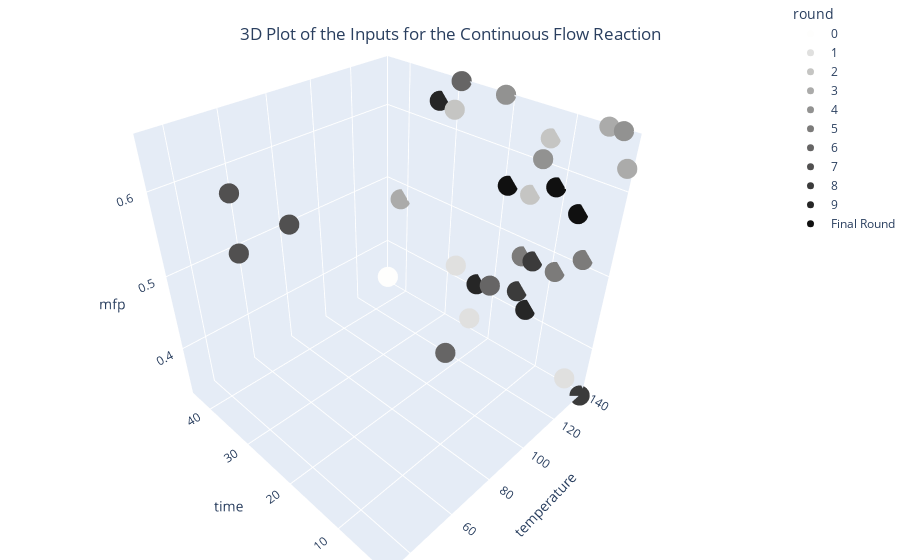
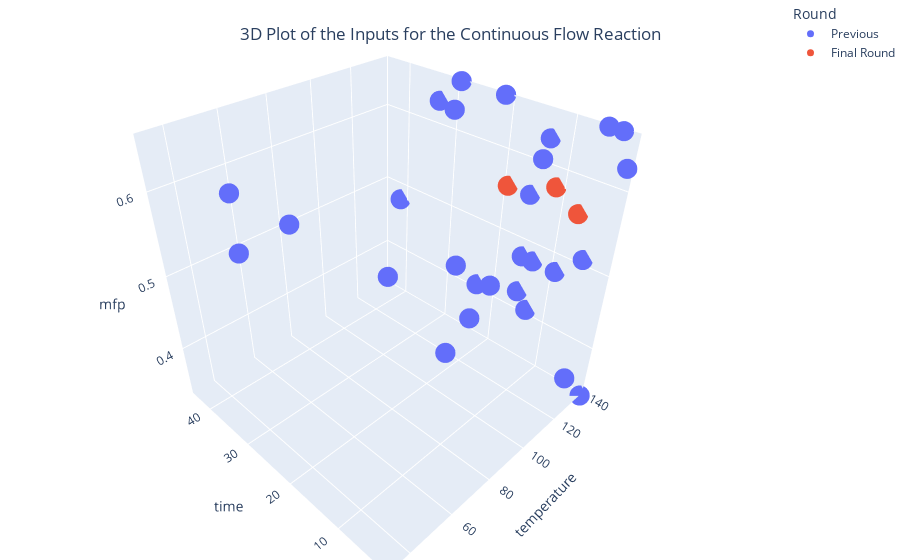

Source (notebook cell) for these figures, in order:
### Code cell
#convert csv into df

#df of reaction data
df = pd.read_csv('reaction.csv')

#Create a df to plot points 

#turn all pending data to NaN
df = df.replace('PENDING',pd.NaT)
#delete all the NaN data points 
df = df.dropna(axis=0)


#turn data from string to numeric (the pending made them strings)
df['production_rate_(g/hr)'] = df['production_rate_(g/hr)'].apply(pd.to_numeric)
df['yield'] = df['yield'].apply(pd.to_numeric)
#df['round'] = df['round'].apply(pd.to_numeric)
df = df.sort_values(by='round', ascending=True)

#print(df.iloc[10,6])
#length of results
results_length = []
#loop through all results (-1 means it is a result)
for i in range(len(df['priority']==-1)):
    results_length.append(i)
#max value of yield and production
max_value_yield = df['yield'].max()
max_value_production_rate = df['production_rate_(g/hr)'].max()

#convert to numpy array for plotting in plotly
pareto_x = df['yield'].to_numpy()
pareto_y =df['production_rate_(g/hr)'].to_numpy()


################################
fig_3d = px.scatter_3d(data_frame=df, x='temperature', y='time', z='mfp', color = 'round', hover_name = 'yield', hover_data = ['yield'],color_continuous_scale=px.colors.sequential.Greys,color_discrete_sequence= px.colors.sequential.gray_r)
fig_3d.update_traces(marker=dict(size=7))
fig_3d.update_layout(
    scene = dict(
        xaxis=dict(nticks=6,range=[140,30]),
        yaxis=dict(nticks=6,range=[45,1]),
        zaxis=dict(nticks=6,range=[0.33,0.66])
    ),
    title={
        'text': "3D Plot of the Inputs for the Continuous Flow Reaction",
        'y':0.9,
        'x':0.5,
        'xanchor': 'center',
        'yanchor': 'top'},
        title_y=0.95,
        margin=dict(l=0,r=0,b=0,t=1)
        )   
fig_3d.show() 

fig_3d.write_html("plots/3d_plots/final_round/3d_final_round.html")
if not os.path.exists("plots/3d_plots/final_round"):
    os.mkdir("plots/3d_plots/final_round")
for i in range(0,100):
    if not os.path.exists("plots/3d_plots/final_round/3d_final_round{}.png".format(i)):
        fig_3d.write_image("plots/3d_plots/final_round/3d_final_round{}.png".format(i))
        break
    else:
        print('iteration {} already exists'.format(i))


fig_3d_total = px.scatter_3d(data_frame=df, x='temperature', y='time', z='mfp', color = 'Round', hover_name = 'yield', hover_data = ['yield'],
)#color_continuous_scale=px.colors.sequential.Greys,color_discrete_sequence= px.colors.sequential.gray_r)
#fig_3d_total.add_trace((go.Scatter(df,x='temperature', y='time',z='mfp', name= 'Current Round',)))
fig_3d_total.update_traces(marker=dict(size=7))
#fig_3d_total.update_yaxes(range=[1,45])
#fig_3d_total.update_xaxes(range=[30,140])
fig_3d_total.update_layout(
    scene = dict(
        xaxis=dict(nticks=6,range=[140,30]),
        yaxis=dict(nticks=6,range=[45,1]),
        zaxis=dict(nticks=6,range=[0.33,0.66])
    ),
    title={
        'text': "3D Plot of the Inputs for the Continuous Flow Reaction",
        'y':0.9,
        'x':0.5,
        'xanchor': 'center',
        'yanchor': 'top'},
        title_y=0.95,
        margin=dict(l=0,r=0,b=0,t=1)
        )   
fig_3d_total.show() 


if not os.path.exists("plots/3d_plots"):
    os.mkdir("plots/3d_plots")
for i in range(0,100):
    if not os.path.exists("plots/3d_plots/3d_fig{}.png".format(i)):
        fig_3d_total.write_image("plots/3d_plots/3d_fig{}.png".format(i))
        break
    else:
        print('iteration {} already exists'.format(i))


fig_3d_yield = px.scatter_3d(data_frame=df, x='temperature', y='time', z='mfp', color = 'yield', hover_name = 'yield', hover_data = ['yield'],color_continuous_scale=px.colors.sequential.Greys,color_discrete_sequence= px.colors.sequential.gray_r)
fig_3d_yield.update_traces(marker=dict(size=7))
fig_3d_yield.update_layout(
  scene = dict(
        xaxis=dict(nticks=6,range=[140,30]),
        yaxis=dict(nticks=6,range=[45,1]),
        zaxis=dict(nticks=6,range=[0.33,0.66])
    ),
    title={
        'text': "3D Plot of the Inputs for the Continuous Flow Reaction",
        'y':0.9,
        'x':0.5,
        'xanchor': 'center',
        'yanchor': 'top'},
        title_y=0.95,
        margin=dict(l=0,r=0,b=0,t=1)
        )   
fig_3d_yield.show() 

if not os.path.exists("plots/3d_plots/final_round"):
    os.mkdir("plots/3d_plots/final_round")
for i in range(0,20):
    if not os.path.exists("plots/3d_plots/final_round/3d_final_round_yield{}.png".format(i)):
        fig_3d_yield.write_image("plots/3d_plots/final_round/3d_final_round_yield{}.png".format(i))
        break
    else:
        print('iteration {} already exists'.format(i))


fig_3d_production = px.scatter_3d(data_frame=df, x='temperature', y='time', z='mfp', color = 'production_rate_(g/hr)', hover_name = 'yield', hover_data = ['yield'],color_continuous_scale=px.colors.sequential.Greys,color_discrete_sequence= px.colors.sequential.gray_r)
fig_3d_production.update_traces(marker=dict(size=7))
fig_3d_production.update_layout(
   scene = dict(
        xaxis=dict(nticks=6,range=[140,30]),
        yaxis=dict(nticks=6,range=[45,1]),
        zaxis=dict(nticks=6,range=[0.33,0.66])
    ),
    title={
        'text': "3D Plot of the Inputs for the Continuous Flow Reaction",
        'y':0.9,
        'x':0.5,
        'xanchor': 'center',
        'yanchor': 'top'},
        title_y=0.95,
        margin=dict(l=0,r=0,b=0,t=1)
        )   
fig_3d_production.show() 

if not os.path.exists("plots/3d_plots/final_round"):
    os.mkdir("plots/3d_plots/final_round")
for i in range(0,100):
    if not os.path.exists("plots/3d_plots/final_round/3d_final_round_production{}.png".format(i)):
        fig_3d_production.write_image("plots/3d_plots/final_round/3d_final_round_production{}.png".format(i))
        break
    else:
        print('iteration {} already exists'.format(i))

### Figure 1 — Plotly figure (JSON) as saved in the notebook; plotly's stock layout.template omitted (floating-point values rounded to 4 significant figures)
{"data": [{"customdata": [[17.78], [15.23], [13.92], [13.21]], "hovertemplate": "<b>%{hovertext}</b><br><br>round=0<br>temperature=%{x}<br>time=%{y}<br>mfp=%{z}<br>yield=%{customdata[0]}<extra></extra>", "hovertext": [17.78, 15.23, 13.92, 13.21], "legendgroup": "0", "marker": {"color": "rgb(254, 254, 253)", "size": 7, "symbol": "circle"}, "mode": "markers", "name": "0", "scene": "scene", "showlegend": true, "type": "scatter3d", "x": [85, 85, 85, 85], "y": [23, 23, 23, 23], "z": [0.5, 0.5, 0.5, 0.5]}, {"customdata": [[77.16], [21.22], [56.93]], "hovertemplate": "<b>%{hovertext}</b><br><br>round=1<br>temperature=%{x}<br>time=%{y}<br>mfp=%{z}<br>yield=%{customdata[0]}<extra></extra>", "hovertext": [77.16, 21.22, 56.93], "legendgroup": "1", "marker": {"color": "rgb(224, 224, 223)", "size": 7, "symbol": "circle"}, "mode": "markers", "name": "1", "scene": "scene", "showlegend": true, "type": "scatter3d", "x": [135, 132, 123], "y": [23, 3, 23], "z": [0.36, 0.36, 0.46]}, {"customdata": [[87.6], [70.98], [67.86]], "hovertemplate": "<b>%{hovertext}</b><br><br>round=2<br>temperature=%{x}<br>time=%{y}<br>mfp=%{z}<br>yield=%{customdata[0]}<extra></extra>", "hovertext": [87.6, 70.98, 67.86], "legendgroup": "2", "marker": {"color": "rgb(197, 197, 195)", "size": 7, "symbol": "circle"}, "mode": "markers", "name": "2", "scene": "scene", "showlegend": true, "type": "scatter3d", "x": [135, 138, 138], "y": [29, 13, 15], "z": [0.63, 0.63, 0.56]}, {"customdata": [[81.59], [41.12], [9.252]], "hovertemplate": "<b>%{hovertext}</b><br><br>round=3<br>temperature=%{x}<br>time=%{y}<br>mfp=%{z}<br>yield=%{customdata[0]}<extra></extra>", "hovertext": [81.59, 41.12, 9.252], "legendgroup": "3", "marker": {"color": "rgb(171, 171, 170)", "size": 7, "symbol": "circle"}, "mode": "markers", "name": "3", "scene": "scene", "showlegend": true, "type": "scatter3d", "x": [138, 138, 135], "y": [41, 5, 1], "z": [0.48, 0.66, 0.63]}, {"customdata": [[85.86], [26.38], [62.9]], "hovertemplate": "<b>%{hovertext}</b><br><br>round=4<br>temperature=%{x}<br>time=%{y}<br>mfp=%{z}<br>yield=%{customdata[0]}<extra></extra>", "hovertext": [85.86, 26.38, 62.9], "legendgroup": "4", "marker": {"color": "rgb(146, 146, 145)", "size": 7, "symbol": "circle"}, "mode": "markers", "name": "4", "scene": "scene", "showlegend": true, "type": "scatter3d", "x": [138, 138, 135], "y": [21, 3, 13], "z": [0.66, 0.66, 0.61]}, {"customdata": [[32.96], [66.05], [51.14]], "hovertemplate": "<b>%{hovertext}</b><br><br>round=5<br>temperature=%{x}<br>time=%{y}<br>mfp=%{z}<br>yield=%{customdata[0]}<extra></extra>", "hovertext": [32.96, 66.05, 51.14], "legendgroup": "5", "marker": {"color": "rgb(124, 123, 122)", "size": 7, "symbol": "circle"}, "mode": "markers", "name": "5", "scene": "scene", "showlegend": true, "type": "scatter3d", "x": [138, 138, 138], "y": [5, 15, 9], "z": [0.51, 0.48, 0.48]}, {"customdata": [[86.31], [1.61], [1.73]], "hovertemplate": "<b>%{hovertext}</b><br><br>round=6<br>temperature=%{x}<br>time=%{y}<br>mfp=%{z}<br>yield=%{customdata[0]}<extra></extra>", "hovertext": [86.31, 1.61, 1.73], "legendgroup": "6", "marker": {"color": "rgb(102, 101, 101)", "size": 7, "symbol": "circle"}, "mode": "markers", "name": "6", "scene": "scene", "showlegend": true, "type": "scatter3d", "x": [138, 75, 51], "y": [29, 3, 1], "z": [0.66, 0.58, 0.56]}, {"customdata": [[8.49], [6.1], [5.62]], "hovertemplate": "<b>%{hovertext}</b><br><br>round=7<br>temperature=%{x}<br>time=%{y}<br>mfp=%{z}<br>yield=%{customdata[0]}<extra></extra>", "hovertext": [8.49, 6.1, 5.62], "legendgroup": "7", "marker": {"color": "rgb(81, 80, 80)", "size": 7, "symbol": "circle"}, "mode": "markers", "name": "7", "scene": "scene", "showlegend": true, "type": "scatter3d", "x": [63, 54, 45], "y": [33, 41, 35], "z": [0.56, 0.51, 0.61]}, {"customdata": [[73.57], [62.52], [10.32]], "hovertemplate": "<b>%{hovertext}</b><br><br>round=8<br>temperature=%{x}<br>time=%{y}<br>mfp=%{z}<br>yield=%{customdata[0]}<extra></extra>", "hovertext": [73.57, 62.52, 10.32], "legendgroup": "8", "marker": {"color": "rgb(59, 59, 59)", "size": 7, "symbol": "circle"}, "mode": "markers", "name": "8", "scene": "scene", "showlegend": true, "type": "scatter3d", "x": [138, 138, 138], "y": [15, 13, 1], "z": [0.43, 0.48, 0.33]}, {"customdata": [[90.24], [77.41], [69.79]], "hovertemplate": "<b>%{hovertext}</b><br><br>round=9<br>temperature=%{x}<br>time=%{y}<br>mfp=%{z}<br>yield=%{customdata[0]}<extra></extra>", "hovertext": [90.24, 77.41, 69.79], "legendgroup": "9", "marker": {"color": "rgb(38, 38, 38)", "size": 7, "symbol": "circle"}, "mode": "markers", "name": "9", "scene": "scene", "showlegend": true, "type": "scatter3d", "x": [138, 138, 138], "y": [33, 23, 13], "z": [0.63, 0.41, 0.41]}, {"customdata": [[64.76], [76.14], [49.38]], "hovertemplate": "<b>%{hovertext}</b><br><br>round=Final Round<br>temperature=%{x}<br>time=%{y}<br>mfp=%{z}<br>yield=%{customdata[0]}<extra></extra>", "hovertext": [64.76, 76.14, 49.38], "legendgroup": "Final Round", "marker": {"color": "rgb(16, 16, 16)", "size": 7, "symbol": "circle"}, "mode": "markers", "name": "Final Round", "scene": "scene", "showlegend": true, "type": "scatter3d", "x": [138, 138, 138], "y": [11, 19, 7], "z": [0.58, 0.56, 0.56]}], "layout": {"legend": {"title": {"text": "round"}, "tracegroupgap": 0}, "margin": {"b": 0, "l": 0, "r": 0, "t": 1}, "scene": {"domain": {"x": [0, 1], "y": [0, 1]}, "xaxis": {"nticks": 6, "range": [140, 30], "title": {"text": "temperature"}}, "yaxis": {"nticks": 6, "range": [45, 1], "title": {"text": "time"}}, "zaxis": {"nticks": 6, "range": [0.33, 0.66], "title": {"text": "mfp"}}}, "title": {"text": "3D Plot of the Inputs for the Continuous Flow Reaction", "x": 0.5, "xanchor": "center", "y": 0.95, "yanchor": "top"}}}

### Figure 2 — Plotly figure (JSON) as saved in the notebook; plotly's stock layout.template omitted (floating-point values rounded to 4 significant figures)
{"data": [{"customdata": [[17.78], [15.23], [13.92], [13.21], [77.16], [21.22], [56.93], [87.6], [70.98], [67.86], [81.59], [41.12], [9.252], [85.86], [26.38], [62.9], [32.96], [66.05], [51.14], [86.31], [1.61], [1.73], [8.49], [6.1], [5.62], [73.57], [62.52], [10.32], [90.24], [77.41], [69.79]], "hovertemplate": "<b>%{hovertext}</b><br><br>Round=Previous<br>temperature=%{x}<br>time=%{y}<br>mfp=%{z}<br>yield=%{customdata[0]}<extra></extra>", "hovertext": [17.78, 15.23, 13.92, 13.21, 77.16, 21.22, 56.93, 87.6, 70.98, 67.86, 81.59, 41.12, 9.252, 85.86, 26.38, 62.9, 32.96, 66.05, 51.14, 86.31, 1.61, 1.73, 8.49, 6.1, 5.62, 73.57, 62.52, 10.32, 90.24, 77.41, 69.79], "legendgroup": "Previous", "marker": {"color": "#636efa", "size": 7, "symbol": "circle"}, "mode": "markers", "name": "Previous", "scene": "scene", "showlegend": true, "type": "scatter3d", "x": [85, 85, 85, 85, 135, 132, 123, 135, 138, 138, 138, 138, 135, 138, 138, 135, 138, 138, 138, 138, 75, 51, 63, 54, 45, 138, 138, 138, 138, 138, 138], "y": [23, 23, 23, 23, 23, 3, 23, 29, 13, 15, 41, 5, 1, 21, 3, 13, 5, 15, 9, 29, 3, 1, 33, 41, 35, 15, 13, 1, 33, 23, 13], "z": [0.5, 0.5, 0.5, 0.5, 0.36, 0.36, 0.46, 0.63, 0.63, 0.56, 0.48, 0.66, 0.63, 0.66, 0.66, 0.61, 0.51, 0.48, 0.48, 0.66, 0.58, 0.56, 0.56, 0.51, 0.61, 0.43, 0.48, 0.33, 0.63, 0.41, 0.41]}, {"customdata": [[64.76], [76.14], [49.38]], "hovertemplate": "<b>%{hovertext}</b><br><br>Round=Final Round<br>temperature=%{x}<br>time=%{y}<br>mfp=%{z}<br>yield=%{customdata[0]}<extra></extra>", "hovertext": [64.76, 76.14, 49.38], "legendgroup": "Final Round", "marker": {"color": "#EF553B", "size": 7, "symbol": "circle"}, "mode": "markers", "name": "Final Round", "scene": "scene", "showlegend": true, "type": "scatter3d", "x": [138, 138, 138], "y": [11, 19, 7], "z": [0.58, 0.56, 0.56]}], "layout": {"legend": {"title": {"text": "Round"}, "tracegroupgap": 0}, "margin": {"b": 0, "l": 0, "r": 0, "t": 1}, "scene": {"domain": {"x": [0, 1], "y": [0, 1]}, "xaxis": {"nticks": 6, "range": [140, 30], "title": {"text": "temperature"}}, "yaxis": {"nticks": 6, "range": [45, 1], "title": {"text": "time"}}, "zaxis": {"nticks": 6, "range": [0.33, 0.66], "title": {"text": "mfp"}}}, "title": {"text": "3D Plot of the Inputs for the Continuous Flow Reaction", "x": 0.5, "xanchor": "center", "y": 0.95, "yanchor": "top"}}}
